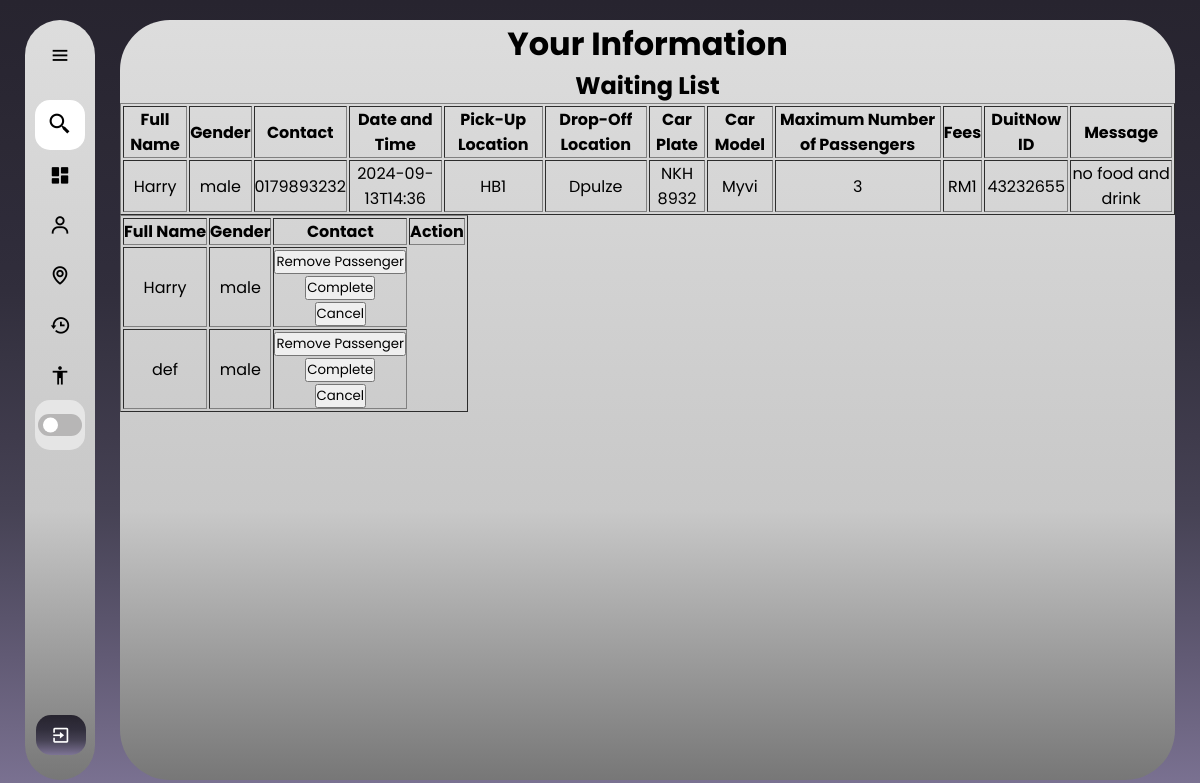
The page /match_passenger/1 (signed in) on the database its author committed.
### web/models.py (models this page shows)
class Profile(db.Model):
    id = db.Column(db.Integer, primary_key=True)
    fullName = db.Column(db.String(150))
    gender = db.Column(db.String(100), nullable=False)
    contact = db.Column(db.String(15), nullable=False)
    profile_pic = db.Column(db.String(200), default="default.jpg")  # Make sure this column is present
    user_id = db.Column(db.Integer, db.ForeignKey('user.id'), nullable=False)
    birthyear = db.Column(db.String(15), nullable=False)

class Driverspost(db.Model):
    id = db.Column(db.Integer, primary_key=True)
    dateandTime = db.Column(db.String(10), nullable=False)
    pickup = db.Column(db.String(100), nullable=False)
    dropoff = db.Column(db.String(100), nullable=False)
    carplate = db.Column(db.String(100), nullable=False)
    carmodel = db.Column(db.String(100), nullable=False)
    totalperson = db.Column(db.Integer, nullable=False)
    fees = db.Column(db.String(100), nullable=False)
    duitnowid = db.Column(db.String(100), nullable=False)
    message = db.Column(db.String(100), nullable=False)
    status = db.Column(db.String(20), nullable=False, default='ongoing')
    user_id = db.Column(db.Integer, db.ForeignKey('user.id'), nullable=False)
    passenger_matches = db.relationship('PassengerMatch', foreign_keys='PassengerMatch.driver_id', backref='driver_post', lazy=True)

class PassengerMatch(db.Model):
    id = db.Column(db.Integer, primary_key=True)
    passenger_id = db.Column(db.Integer, db.ForeignKey('user.id'), nullable=False)
    driver_id = db.Column(db.Integer, db.ForeignKey('driverspost.id'), nullable=False)
    status = db.Column(db.String(20), nullable=False, default='ongoing')
    passenger = db.relationship('User', foreign_keys=[passenger_id], backref='matches_as_passenger')
    driver = db.relationship('Driverspost', foreign_keys=[driver_id], backref='matches_as_driver')

### web/routes.py (the view)
@bp.route('/match_passenger/<int:driver_id>')
@login_required
def match_passenger(driver_id):
    driver = Driverspost.query.get_or_404(driver_id)
    profiles = Profile.query.all()
    profile_dict = {profile.user_id: profile for profile in profiles}
    passengers = PassengerMatch.query.filter_by(driver_id=driver_id, status='ongoing').all()
    profile = Profile.query.filter_by(user_id=current_user.id).first()
    return render_template('match_passenger.html', driver=driver, passengers=passengers, profile_dict=profile_dict, user=current_user,profile=profile)

### web/templates/match_passenger.html (shortened to what this page needs)
{% extends "base_driver.html" %}
{% block content %}
<!DOCTYPE html>
<html>
  <head>
    <link rel="stylesheet" href="../static/match_passenger.css">
  </head>
<body>
    <div class="container">
        <div class="header">
            <h1>Your Information</h1>
        </div>
        <table border="1">
            <tr>
                <th>Full Name</th>
                <th>Gender</th>
                <th>Contact</th>
                <th>Date and Time</th>
                <th>Pick-Up Location</th>
                <th>Drop-Off Location</th>
                <th>Car Plate</th>
                <th>Car Model</th>
                <th>Maximum Number of Passengers</th>
                <th>Fees</th>
                <th>DuitNow ID</th>
                <th>Message</th>
            </tr>
            <tr>
                <td>{{ profile_dict[driver.user_id].fullName }}</td>
                <td>{{ profile_dict[driver.user_id].gender }}</td>
                <td>{{ profile_dict[driver.user_id].contact }}</td>
                <td>{{ driver.dateandTime }}</td>
                <td>{{ driver.pickup }}</td>
                <td>{{ driver.dropoff }}</td>
                <td>{{ driver.carplate }}</td>
                <td>{{ driver.carmodel }}</td>
                <td>{{ driver.totalperson }}</td>
                <td>{{ driver.fees }}</td>
                <td>{{ driver.duitnowid }}</td>
                <td>{{ driver.message }}</td>
            </tr>
        <h2>Waiting List</h2>
        <table border="1">
            <tr>
                <th>Full Name</th>
                <th>Gender</th>
                <th>Contact</th>
                <th>Action</th>
            </tr>
            {% for passenger in passengers %}
            <tr>
                <td>{{ profile_dict[passenger.passenger_id].fullName }}</td>
                <td>{{ profile_dict[passenger.passenger_id].gender }}</td>
                <td>
                    <form action="{{ url_for('main.remove_passenger', passenger_id=passenger.passenger_id, driver_id=driver.id) }}" method="POST">
                        <input type="submit" value="Remove Passenger" class="btn">
                    </form>
                    <form action="{{ url_for('main.complete_match', match_id=passenger.id) }}" method="POST">
                        <input type="submit" value="Complete">
                    </form>
                    <form action="{{ url_for('main.cancel_match', match_id=passenger.id) }}" method="POST">
                        <input type="submit" value="Cancel">
                    </form>
                </td>
            </tr>
            {% else %}
            <tr>
                <td colspan="4">No passengers found</td>
            </tr>
            {% endfor %}
        </table>
    </div>
</body>
</html>
{% endblock %}

### web/static/sidebar.css (style rules this page uses)
* { margin: 0; padding: 0; box-sizing: border-box; font-family: "poppins"; }
:root { --background-color: linear-gradient(to bottom, #27242f, #292632, #2c2935, #2e2b39, #312e3c, #383544, #3f3b4c, #464254, #534e64, #615a74, #6f6784, #7d7495); --box-color: linear-gradient(180deg, #DDDDDD 0%, #C8C8C8 64.5%, #777777 100%); --text-color: black; --toggle-color: white; --mode-background: rgba(255, 255, 255, 0.5); --box-shadow: 5px 5px 10px rgba(0, 0, 0, 0.5); }
body { position: relative; min-height: 100vh; width: 100%; overflow: hidden; background: var(--background-color) fixed; }

### web/static/match_passenger.css (style rules this page uses)
* { margin: 0; padding: 0; box-sizing: border-box; font-family: "poppins"; }
:root { --background-color: linear-gradient(to bottom, #27242f, #292632, #2c2935, #2e2b39, #312e3c, #383544, #3f3b4c, #464254, #534e64, #615a74, #6f6784, #7d7495); --box-color: linear-gradient(180deg, #DDDDDD 0%, #C8C8C8 64.5%, #777777 100%); --text-color: black; --toggle-color: white; --mode-background: rgba(255, 255, 255, 0.5); --box-shadow: 5px 5px 10px rgba(0, 0, 0, 0.5); --box-shadow2: 10px 10px 20px rgba(0, 0, 0, 0.5); --table-header: #2424242f; --table-data: #0000000b; --table-hover: #fff6; --btn: rgba(0, 0, 0, 0.7); }
body { position: relative; min-height: 100vh; width: 100%; }
.container { position: absolute; top: 20px; bottom: 20px; left: 120px; right: 25px; background: var(--box-color); border-radius: 50px; transition: all 0.5s ease; text-align: center; }

### rows shown on the page
Profile: fullName "Harry", gender "male", contact "0179893232"
Driverspost: dateandTime "2024-09-13T14:36", pickup "HB1", dropoff "Dpulze", carplate "NKH 8932", carmodel "Myvi", totalperson "3", fees "RM1", duitnowid "43232655", message "no food and drink"
Profile: fullName "def", gender "male"
